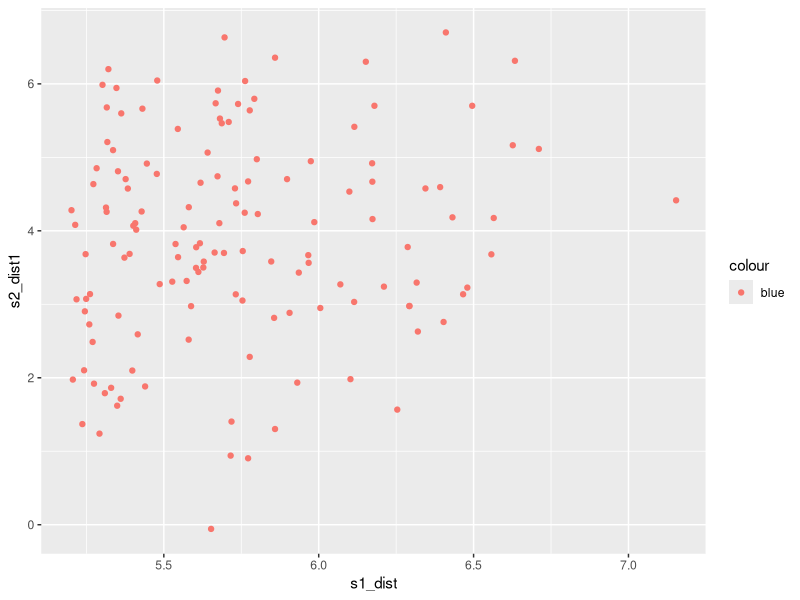

The R source for this figure:
#predicting whether s2 replicates given s1. Different Sample Size 

library(tidyverse)
library(MASS)
library(ggplot2)
library(dplyr)
library(plyr)
library(reshape2)

#simulating data 
var<-2
sigma<-sqrt(var)
M=100000
N_1=1
N_2=1
#N_1=10000
z_score=5.2


calculate_pcondtional<-function(s1,sampleS1, sampleS2){
  sd_S1<-sqrt(sampleS1*sigma^2+1)
  sd_S2<-sqrt(sampleS2*sigma^2+1)
  mean<-(sqrt(sampleS1)*sqrt(sampleS2)*sigma^2*s1)/(sd_S1^2)
  var2<-1+((sampleS2*sigma^2)/(sd_S1)^2)
  p <- s1
  for (i in 1:NROW(s1)){
    if (s1[i]>0){
      p[i]<-(1-pnorm(z_score, mean[i], sqrt(var2)))
    }
    else{
      p[i]<-pnorm(-z_score, mean[i], sqrt(var2))
    }
  }
  return(p)
}

lamda <- rnorm(n=M, mean=0, sd=sigma)

s1_dist<-matrix(nrow=M, ncol=1)
s2_dist1<-matrix(nrow=M, ncol=1)

for (i in 1:M){
  s1_dist[i]<-rnorm(n=1,mean=lamda[i]*sqrt(N_1),sd=1)
  s2_dist1[i]<-rnorm(n=1,mean=lamda[i]*sqrt(N_2),sd=1)
}

s1_dist<-as.vector(s1_dist)
s2_dist1<-as.vector(s2_dist1)

results.data<-data.frame(s1_dist, s2_dist1)
#calculating variance normally to check to see if its 1 
# temp1<-((s1_dist)*(sqrt(N_2)))-((s2_dist1)*(sqrt(N_1)))
# temp1<-temp1/(sqrt(N_1+N_2))
# act_var<-var(temp1)

#s1_dist_copy<-subset(s1_dist, s1_dist>5.2 | s1_dist<5.2)
#s2_dist_copy<-subset(s2_dist1, s2_dist1>5.2 | s2_dist1<5.2)

#using signifcant s1 and s1
# temp1_c<-((s1_dist_copy)*(sqrt(N_2)))-((s2_dist_copy)*(sqrt(N_1)))
# temp1_c<-temp1/(sqrt(N_1+N_2))
# act_var_c<-var(temp1)


variance <- function(x) {
  n <- length(x)
  #m <- mean(x)
  m<-0
  (1/(n - 1)) * sum((x - m)^2)
}

#calcualting variance for only signifcant s1 
tempData<-filter(results.data, s1_dist>5.2)
temp1<-((tempData$s1_dist)*(sqrt(N_2)))-((tempData$s2_dist1)*(sqrt(N_1)))
temp1<-temp1/(sqrt(N_1+N_2))
act_var<-variance(temp1)

#checking winners curse 
s1_s2<-ggplot(data = tempData, mapping = aes(x = s1_dist, y = s2_dist1,colour="blue")) +geom_point()
s1_s2

mean(tempData$s2_dist1)
mean(tempData$s1_dist)